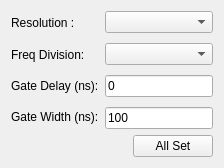
                      <widget class="QWidget" name="res">
                       <attribute name="title">
                        <string>Basic</string>
                       </attribute>
                       <layout class="QVBoxLayout" name="verticalLayout_9">
                        <item>
                         <layout class="QHBoxLayout" name="horizontalLayout_5">
                          <item>
                           <layout class="QVBoxLayout" name="verticalLayout_6">
                            <property name="spacing">
                             <number>7</number>
                            </property>
                            <item>
                             <widget class="QLabel" name="label_3">
                              <property name="text">
                               <string>Resolution :</string>
                              </property>
                             </widget>
                            </item>
                            <item>
                             <widget class="QLabel" name="label_7">
                              <property name="text">
                               <string>Freq Division:</string>
                              </property>
                             </widget>
                            </item>
                            <item>
                             <widget class="QLabel" name="label_8">
                              <property name="text">
                               <string>Gate Delay (ns):</string>
                              </property>
                             </widget>
                            </item>
                            <item>
                             <widget class="QLabel" name="label_9">
                              <property name="text">
                               <string>Gate Width (ns):</string>
                              </property>
                             </widget>
                            </item>
                           </layout>
                          </item>
                          <item>
                           <layout class="QVBoxLayout" name="verticalLayout_8">
                            <property name="spacing">
                             <number>10</number>
                            </property>
                            <item>
                             <widget class="QComboBox" name="res_cbx_btn"/>
                            </item>
                            <item>
                             <widget class="QComboBox" name="frq_div_cbx_btn"/>
                            </item>
                            <item>
                             <widget class="QLineEdit" name="gate_delay_ledit">
                              <property name="text">
                               <string>0</string>
                              </property>
                             </widget>
                            </item>
                            <item>
                             <widget class="QLineEdit" name="gate_width_ledit">
                              <property name="text">
                               <string>100</string>
                              </property>
                             </widget>
                            </item>
                           </layout>
                          </item>
                         </layout>
                        </item>
                        <item>
                         <layout class="QHBoxLayout" name="horizontalLayout_18" stretch="3,1">
                          <item>
                           <spacer name="horizontalSpacer">
                            <property name="orientation">
                             <enum>Qt::Horizontal</enum>
                            </property>
                            <property name="sizeHint" stdset="0">
                             <size>
                              <width>40</width>
                              <height>20</height>
                             </size>
                            </property>
                           </spacer>
                          </item>
                          <item>
                           <widget class="QPushButton" name="basic_set_btn">
                            <property name="text">
                             <string>All Set</string>
                            </property>
                           </widget>
                          </item>
                         </layout>
                        </item>
                       </layout>
                      </widget>
